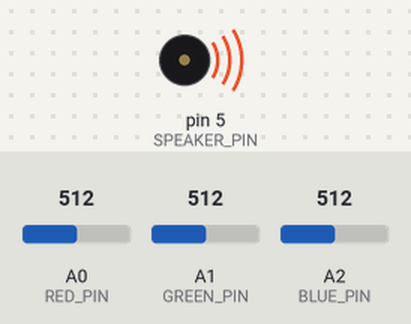
Simulated run of this sketch. Board: Arduino Uno, built with avr-gcc and run on an emulated ATmega328P. Parts: buzzer (waves = sounding). The inputs (shaded band) are chosen by the test bench; at power-on: A0 (RED_PIN) = 512, A1 (GREEN_PIN) = 512, A2 (BLUE_PIN) = 512.

Above: at 0.1 s.
Timing chart, 0 to 40.0 s (numbered marks = the images above):
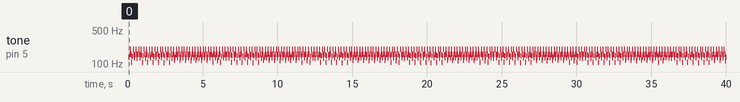

Measured:
- by itself, tone on pin 5 (SPEAKER_PIN): plays 138 Hz for 0.04 s, 158 Hz for 0.04 s, 199 Hz for 0.04 s, 158 Hz for 0.04 s, 108 Hz for 0.04 s, 146 Hz for 0.08 s … (939 notes in this stretch)

The sketch:

light_to_sound.ino
```cpp
// pin defines
int BLUE_PIN = 2;
int RED_PIN = 0;
int GREEN_PIN = 1;
int SPEAKER_PIN = 5;

// mininum value for the leds to count as getting light.
// tested this by grabbing led and the pushing up value till it cut off the noise
int min_val = 110;

// max_val varies based on lighting in the area.
// if you have a lot bright lites, make it higher, if not make it lower.
// 300 - 450 is a good default
int max_val = 380;

void setup(){
//  Serial.begin(9600);
  // setup pin in and outs
  pinMode(BLUE_PIN, INPUT);
  pinMode(RED_PIN, INPUT);
  pinMode(GREEN_PIN, INPUT);
  pinMode(SPEAKER_PIN, OUTPUT);
}

void loop(){
  int red_val = analogRead(RED_PIN);
  if(red_val >= max_val)
      red_val = max_val - 1;
  if(red_val > min_val * 1)
    red_val = map(red_val,min_val, max_val, 28000, 10000);
  else
    red_val = 0;
//
  int blue_val = analogRead(BLUE_PIN);
  if(blue_val >= max_val)
      blue_val = max_val - 1;
  if(blue_val > min_val * 1)
    blue_val = map(blue_val, min_val, max_val, 5000, 1000);
  else
    blue_val = 0;
//
  int green_val = analogRead(GREEN_PIN);
  if(green_val >= max_val)
      green_val = max_val - 1;
  if(green_val > min_val * 1)
    green_val = map(green_val, min_val, max_val, 400, 100);
  else
    green_val = 0;

  // my PWM is way better...
  for(int i = 0; i < 5; i++){
    if(red_val > 0){
      digitalWrite(SPEAKER_PIN, HIGH);
      delayMicroseconds(red_val);
      digitalWrite(SPEAKER_PIN,LOW);
      delayMicroseconds(red_val);
    }
    if(blue_val > 0) {
      digitalWrite(SPEAKER_PIN, HIGH);
      delayMicroseconds(blue_val);
      digitalWrite(SPEAKER_PIN,LOW);
      delayMicroseconds(blue_val);
    }
    if(green_val > 0){
      digitalWrite(SPEAKER_PIN, HIGH);
      delayMicroseconds(green_val);
      digitalWrite(SPEAKER_PIN,LOW);
      delayMicroseconds(green_val);
    }
  }
}
```
